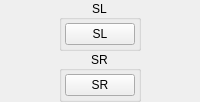
                <widget class="QWidget" name="buttonShoulderButtonsSLSRRight" native="true">
                  <layout class="QVBoxLayout" name="buttonShoulderButtonsSLSRRightVerticalLayout">
                    <property name="spacing">
                      <number>0</number>
                    </property>
                    <property name="leftMargin">
                      <number>0</number>
                    </property>
                    <property name="topMargin">
                      <number>0</number>
                    </property>
                    <property name="rightMargin">
                      <number>0</number>
                    </property>
                    <property name="bottomMargin">
                      <number>0</number>
                    </property>
                    <item alignment="Qt::AlignHCenter">
                      <widget class="QGroupBox" name="buttonShoulderButtonsSLRightGroup">
                        <property name="title">
                          <string>SL</string>
                        </property>
                        <property name="alignment">
                          <set>Qt::AlignCenter</set>
                        </property>
                        <layout class="QVBoxLayout" name="buttonShoulderButtonsSLRightVerticalLayout">
                          <property name="spacing">
                            <number>3</number>
                          </property>
                          <property name="leftMargin">
                            <number>3</number>
                          </property>
                          <property name="topMargin">
                            <number>3</number>
                          </property>
                          <property name="rightMargin">
                            <number>3</number>
                          </property>
                          <property name="bottomMargin">
                            <number>3</number>
                          </property>
                          <item>
                            <widget class="QPushButton" name="buttonSLRight">
                              <property name="minimumSize">
                                <size>
                                  <width>68</width>
                                  <height>0</height>
                                </size>
                              </property>
                              <property name="maximumSize">
                                <size>
                                  <width>68</width>
                                  <height>16777215</height>
                                </size>
                              </property>
                              <property name="styleSheet">
                                <string notr="true">min-width: 68px;</string>
                              </property>
                              <property name="text">
                                <string>SL</string>
                              </property>
                            </widget>
                          </item>
                        </layout>
                      </widget>
                    </item>
                    <item alignment="Qt::AlignHCenter">
                      <widget class="QGroupBox" name="buttonShoulderButtonsSRRightGroup">
                        <property name="title">
                          <string>SR</string>
                        </property>
                        <property name="alignment">
                          <set>Qt::AlignCenter</set>
                        </property>
                        <layout class="QVBoxLayout" name="buttonShoulderButtonsSRRightVerticalLayout">
                          <property name="spacing">
                            <number>3</number>
                          </property>
                          <property name="leftMargin">
                            <number>3</number>
                          </property>
                          <property name="topMargin">
                            <number>3</number>
                          </property>
                          <property name="rightMargin">
                            <number>3</number>
                          </property>
                          <property name="bottomMargin">
                            <number>3</number>
                          </property>
                          <item>
                            <widget class="QPushButton" name="buttonSRRight">
                              <property name="minimumSize">
                                <size>
                                  <width>68</width>
                                  <height>0</height>
                                </size>
                              </property>
                              <property name="maximumSize">
                                <size>
                                  <width>68</width>
                                  <height>16777215</height>
                                </size>
                              </property>
                              <property name="styleSheet">
                                <string notr="true">min-width: 68px;</string>
                              </property>
                              <property name="text">
                                <string>SR</string>
                              </property>
                            </widget>
                          </item>
                        </layout>
                      </widget>
                    </item>
                  </layout>
                </widget>
